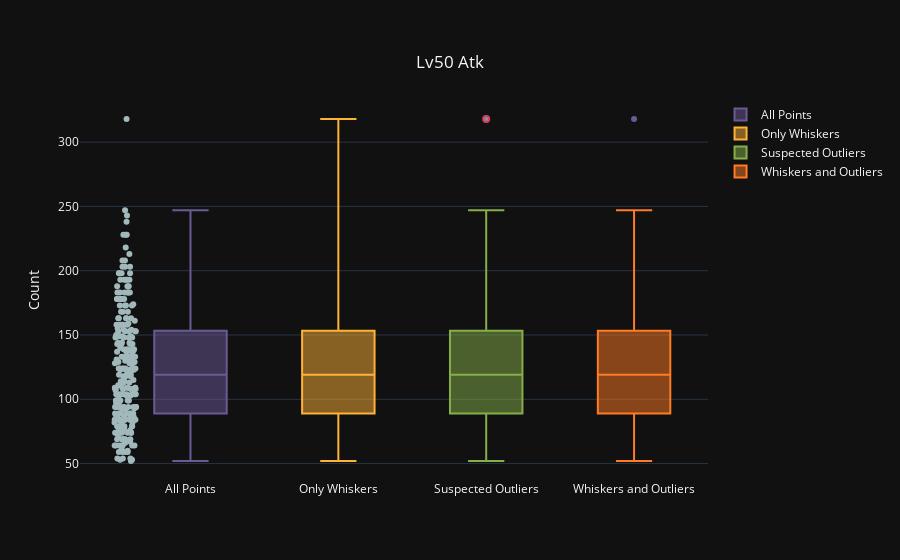

Source (notebook cell):
### Code cell
def detect_outliers(df, num_var):
    trace0 = go.Box(
        y=df[num_var],
        name="All Points",
        jitter=0.3,
        pointpos=-1.8,
        boxpoints="all",
        marker=dict(color="#a2b9bc"),
        line=dict(color="#6b5b95"),
    )

    trace1 = go.Box(
        y=df[num_var],
        name="Only Whiskers",
        boxpoints=False,
        marker=dict(color="#b2ad7f"),
        line=dict(color="#feb236"),
    )

    trace2 = go.Box(
        y=df[num_var],
        name="Suspected Outliers",
        boxpoints="suspectedoutliers",
        marker=dict(
            color="#b5e7a0",
            outliercolor="#878f99",
            line=dict(outliercolor="#d64161", outlierwidth=2),
        ),
        line=dict(color="#86af49"),
    )

    trace3 = go.Box(
        y=df[num_var],
        name="Whiskers and Outliers",
        boxpoints="outliers",
        marker=dict(color="#6b5b95"),
        line=dict(color="#ff7b25"),
    )

    data = [trace0, trace1, trace2, trace3]

    layout = go.Layout(title="{} Outliers".format(num_var))

    layout = go.Layout(
        title={
            "text": num_var,
            "y": 0.9,
            "x": 0.5,
            "xanchor": "center",
            "yanchor": "top",
        },
        barmode="overlay",
        yaxis=dict(title="Count"),
        template="plotly_dark",
    )

    fig = go.Figure(data=data, layout=layout)

    fig.show()


detect_outliers(db, "Lv50 Atk")

### Figure 1 — Plotly figure (JSON) as saved in the notebook; plotly's stock layout.template omitted (floating-point values rounded to 4 significant figures; data arrays with more than 128 entries replaced by an {"elided": "..."} marker saying what was removed)
{"data": [{"boxpoints": "all", "jitter": 0.3, "line": {"color": "#6b5b95"}, "marker": {"color": "#a2b9bc"}, "name": "All Points", "pointpos": -1.8, "type": "box", "y": {"elided": "249 int values"}}, {"boxpoints": false, "line": {"color": "#feb236"}, "marker": {"color": "#b2ad7f"}, "name": "Only Whiskers", "type": "box", "y": {"elided": "249 int values"}}, {"boxpoints": "suspectedoutliers", "line": {"color": "#86af49"}, "marker": {"color": "#b5e7a0", "line": {"outliercolor": "#d64161", "outlierwidth": 2}, "outliercolor": "#878f99"}, "name": "Suspected Outliers", "type": "box", "y": {"elided": "249 int values"}}, {"boxpoints": "outliers", "line": {"color": "#ff7b25"}, "marker": {"color": "#6b5b95"}, "name": "Whiskers and Outliers", "type": "box", "y": {"elided": "249 int values"}}], "layout": {"barmode": "overlay", "title": {"text": "Lv50 Atk", "x": 0.5, "xanchor": "center", "y": 0.9, "yanchor": "top"}, "yaxis": {"title": {"text": "Count"}}}}
